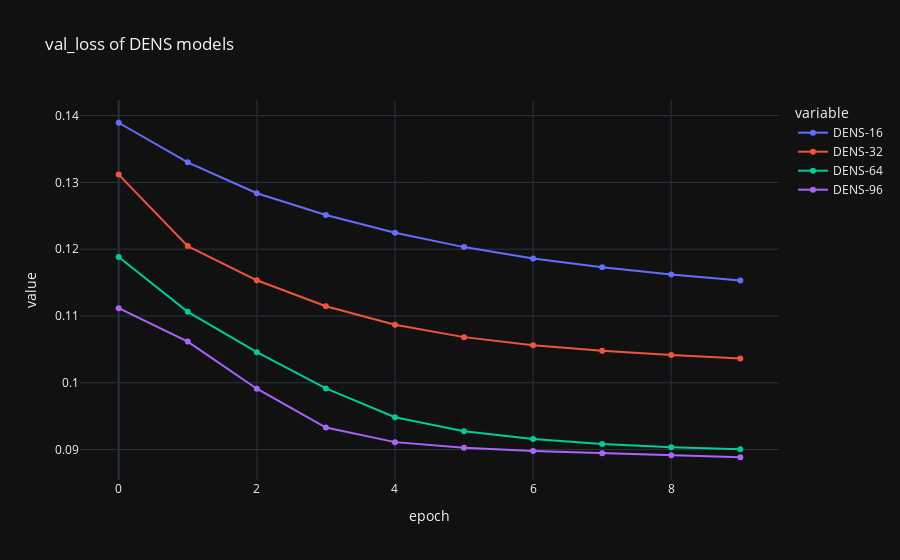

Write notebook code for a chart like this one.
### Code cell
plot_selection_metric("DENS")

### Figure 1 — Plotly figure (JSON) as saved in the notebook; plotly's stock layout.template omitted (floating-point values rounded to 4 significant figures)
{"data": [{"hovertemplate": "variable=DENS-16<br>epoch=%{x}<br>value=%{y}<extra></extra>", "legendgroup": "DENS-16", "line": {"color": "#636efa", "dash": "solid"}, "marker": {"symbol": "circle"}, "mode": "lines+markers", "name": "DENS-16", "orientation": "v", "showlegend": true, "type": "scatter", "x": [0, 1, 2, 3, 4, 5, 6, 7, 8, 9], "xaxis": "x", "y": [0.1389, 0.133, 0.1284, 0.1251, 0.1225, 0.1203, 0.1186, 0.1173, 0.1162, 0.1153], "yaxis": "y"}, {"hovertemplate": "variable=DENS-32<br>epoch=%{x}<br>value=%{y}<extra></extra>", "legendgroup": "DENS-32", "line": {"color": "#EF553B", "dash": "solid"}, "marker": {"symbol": "circle"}, "mode": "lines+markers", "name": "DENS-32", "orientation": "v", "showlegend": true, "type": "scatter", "x": [0, 1, 2, 3, 4, 5, 6, 7, 8, 9], "xaxis": "x", "y": [0.1312, 0.1205, 0.1153, 0.1114, 0.1087, 0.1068, 0.1056, 0.1048, 0.1041, 0.1036], "yaxis": "y"}, {"hovertemplate": "variable=DENS-64<br>epoch=%{x}<br>value=%{y}<extra></extra>", "legendgroup": "DENS-64", "line": {"color": "#00cc96", "dash": "solid"}, "marker": {"symbol": "circle"}, "mode": "lines+markers", "name": "DENS-64", "orientation": "v", "showlegend": true, "type": "scatter", "x": [0, 1, 2, 3, 4, 5, 6, 7, 8, 9], "xaxis": "x", "y": [0.1188, 0.1106, 0.1046, 0.09915, 0.09484, 0.09274, 0.09158, 0.09082, 0.09035, 0.09004], "yaxis": "y"}, {"hovertemplate": "variable=DENS-96<br>epoch=%{x}<br>value=%{y}<extra></extra>", "legendgroup": "DENS-96", "line": {"color": "#ab63fa", "dash": "solid"}, "marker": {"symbol": "circle"}, "mode": "lines+markers", "name": "DENS-96", "orientation": "v", "showlegend": true, "type": "scatter", "x": [0, 1, 2, 3, 4, 5, 6, 7, 8, 9], "xaxis": "x", "y": [0.1112, 0.1062, 0.0991, 0.09329, 0.09111, 0.09027, 0.08979, 0.08945, 0.08914, 0.08885], "yaxis": "y"}], "layout": {"legend": {"title": {"text": "variable"}, "tracegroupgap": 0}, "title": {"text": "val_loss of DENS models"}, "xaxis": {"anchor": "y", "domain": [0, 1], "title": {"text": "epoch"}}, "yaxis": {"anchor": "x", "domain": [0, 1], "title": {"text": "value"}}}}
